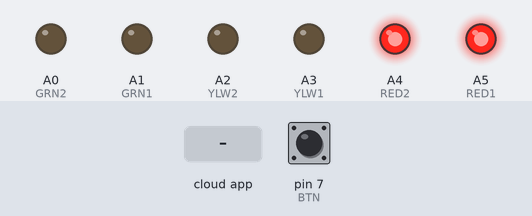
The sketch below on a simulated Arduino Uno, built with avr-gcc and run on an emulated ATmega328P. Shown: output pins drawn as LEDs (lit = HIGH). The inputs (shaded band) are chosen by the test bench; at power-on: pin 7 (BTN) HIGH. The ROS host is connected and sends only what is stated.

Above: at 1.2 s.
1.3 s: pin 7 (BTN) pulled LOW for 0.15 s
At 2.0 s:
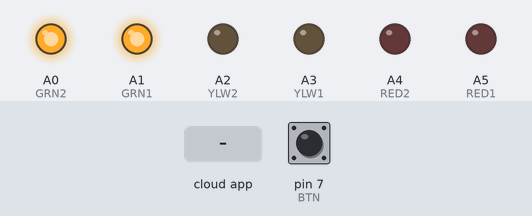
2.9 s: the phone or cloud app sets leds to 0
At 4.1 s:
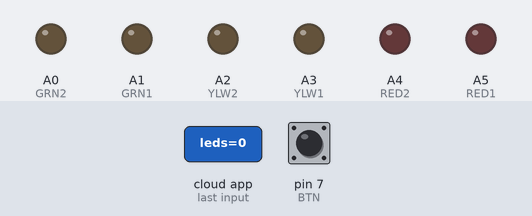
4.4 s: the phone or cloud app sets leds to 1
At 5.4 s:
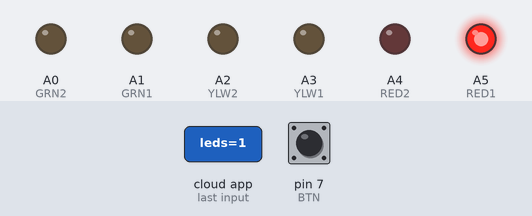
8.9 s: pin 7 (BTN) driven HIGH
Timing chart, 0 to 11.4 s (numbered marks = the images above; inputs shaded):
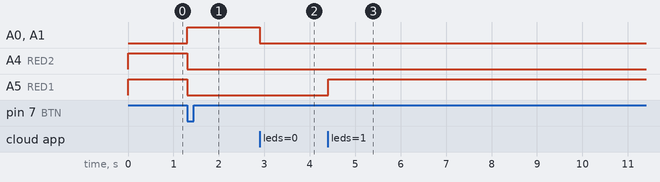

The sketch:

mini.ino
```cpp
#include <ros.h>				// basic ROS objects
#include <std_msgs/Byte.h>			// leds are condensed into one byte
#include <std_msgs/Bool.h>			// button: true / false

// majority of code lives in the ROS namespace
using namespace ros;

// set pins to easy-to-read names
const byte BTN =  7;
const byte RED1 = A5;
const byte RED2 = A4;
const byte YLW1 = A3;
const byte YLW2 = A2;
const byte GRN1 = A1;
const byte GRN2 = A0;

// subscriber call back. as soon as mini has latched into ROS, this topic
//    is available to be written to. receive a 3 number message and set
//    the status of individual pins based on what the status is.
//
// WESLEY has a 6 LED status block, and so we'll need a custom message.
//    or, just a byte message and then we can flag out the bits to find
//    out which LEDs need lit.
//void display_status(const geometry_msgs::Point& status) {
void display_status(const std_msgs::Byte& msg) {
	bool status[6] = {
		// an array of booleans indicate which LEDs to turn on.
		// these are gathered by masking out the individual bit
		//    as condesed by LedNotifier.
		msg.data & 0x01,	// RED 1
		msg.data & 0x02,	// RED 2
		msg.data & 0x04,	// YELLOW 1
		msg.data & 0x08,	// YELLOW 2
		msg.data & 0x10,	// GREEN 1
		msg.data & 0x20,	// GREEN 2
	};

	// now that the byte has been decompressed, set the LEDs
	//    according to the value given.
	// please see notify_id.txt for status values.
	digitalWrite(RED1, status[0]);
	digitalWrite(RED2, status[1]);
	digitalWrite(YLW1, status[2]);
	digitalWrite(YLW2, status[3]);
	digitalWrite(GRN1, status[4]);
	digitalWrite(GRN2, status[5]);
}

// create the node handle for this arduino.
NodeHandle nh;

// keep track of running_state : this is altered by a button press.
std_msgs::Bool running_state;
std_msgs::Byte set_leds;

Publisher                  pub("/master/button", &running_state);
Subscriber<std_msgs::Byte> sub("/master/leds",   &display_status);

void setup() {
	// status display LEDs
	pinMode(RED1, OUTPUT);
	pinMode(RED2, OUTPUT);
	pinMode(YLW1, OUTPUT);
	pinMode(YLW2, OUTPUT);
	pinMode(GRN1, OUTPUT);
	pinMode(GRN2, OUTPUT);
	set_leds.data = 0x03;
	display_status(set_leds);

	// button and pull-up resistor
	pinMode(BTN, INPUT);
	digitalWrite(BTN, HIGH);

	// through experiments, 19200 was discovered to be the slowest
	//    baud-rate that allowed this all to work. never sure why.
	nh.getHardware()->setBaud(19200);

	// initialize the node and attach the publication and subscription
	nh.initNode();
	nh.advertise(pub);
	nh.subscribe(sub);

	// set initial values of check.
	running_state.data = false;
}

// a check to see if we've published our message yet.
// this should be doable with only one boolean. my
//    logic is off somwhere.
//
// correctness now, completeness later.
bool published = false;
bool reset_held = false;
unsigned long reset_wait = 0;
unsigned long release_time = 0;

// main loop.
void loop() {
	// 1) if we haven't published our message
	if (!published) {
	// 2) if the previous button state was false
		if (running_state.data == false) {
	// 3) read the button again
			running_state.data = !digitalRead(BTN);
	// 4) else, if the previous button state was true
		} else {
	// 5) publish the state of our button
			pub.publish(&running_state);
//	// 6) TEMPORARY - the LEDs would be set by another node
	 		set_leds.data = 0x30;
			display_status(set_leds);
	// 7) set master boolean so we never check this segment again.
			published = true;
		}
	} else {
	// this else chunk is checked after the message has been published.
	// the idea here is that we want to be able to do a software reset
	//    of the mini so that we can return to a state that will push
	//    the 'go' status when the button is pressed again.
	// the overall button check logic is similar to the above code. it
	//    has been altered sligthly to to allow for accidental and
	//    momentary pushes of the button to do nothing.
		if (reset_held == false) {
			reset_held = !digitalRead(BTN);
			// we just checked the button so keep track of that
			//    time so we can set a hold delay below.
			reset_wait = millis();
		} else {
		// the button has been pressed. while the button is still
		//    being held wait until the required time has elapsed.
		// required time for hold is ~4 seconds.
			do {
				release_time = millis() - reset_wait;
			} while((!digitalRead(BTN)) && (release_time < 4000));
			// a final check to make sure we're still held down and
			//    the appropriate time has been met
			if ((!digitalRead(BTN)) && (release_time >= 4000)) {
				// turn on all the lights to indicate a change
				set_leds.data = 0x3F;
				display_status(set_leds);
				// reset all internal state check booleans
				published = false;
				running_state.data = false;
	                        // wait until button is let go.
        	                while(!digitalRead(BTN));
        	                // return the LEDs to the inital state (RED 1 & 2 on)
                	        set_leds.data = 0x03;
                        	display_status(set_leds);
			} else {
				// didn't meet the requirements for reset.
				reset_held = false;
			}
			reset_held = false;
			release_time = 0;
			reset_wait = 0;
		}
	}

	// 8) sit and spin, checking each round for:
	//    a) a message in on /master/leds
	//    b) or a message waiting to go out on /master/button
	nh.spinOnce();
	delay(5);

}
```

Measured:
- after the input at 1.3 s, A0 (GRN2), A1 (GRN1): LOW → HIGH at once; A4 (RED2), A5 (RED1): HIGH → LOW at once
- after the input at 2.9 s, A0 (GRN2), A1 (GRN1): HIGH → LOW at once
- after the input at 4.4 s, A5 (RED1): LOW → HIGH at once
- after the input at 8.9 s, every drawn part: stays the same
